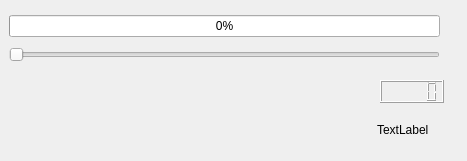
<?xml version="1.0" encoding="UTF-8"?>
<ui version="4.0">
 <class>Widget</class>
 <widget class="QWidget" name="Widget">
  <property name="geometry">
   <rect>
    <x>0</x>
    <y>0</y>
    <width>467</width>
    <height>161</height>
   </rect>
  </property>
  <property name="windowTitle">
   <string>Widget</string>
  </property>
  <widget class="QLCDNumber" name="lcdNumber">
   <property name="geometry">
    <rect>
     <x>380</x>
     <y>80</y>
     <width>64</width>
     <height>23</height>
    </rect>
   </property>
  </widget>
  <widget class="QLabel" name="label">
   <property name="geometry">
    <rect>
     <x>377</x>
     <y>120</y>
     <width>61</width>
     <height>20</height>
    </rect>
   </property>
   <property name="text">
    <string>TextLabel</string>
   </property>
  </widget>
  <widget class="QWidget" name="layoutWidget">
   <property name="geometry">
    <rect>
     <x>9</x>
     <y>11</y>
     <width>431</width>
     <height>55</height>
    </rect>
   </property>
   <layout class="QVBoxLayout" name="verticalLayout">
    <item>
     <widget class="QProgressBar" name="progressBar">
      <property name="value">
       <number>0</number>
      </property>
     </widget>
    </item>
    <item>
     <widget class="QSlider" name="horizontalSlider">
      <property name="enabled">
       <bool>true</bool>
      </property>
      <property name="acceptDrops">
       <bool>false</bool>
      </property>
      <property name="autoFillBackground">
       <bool>false</bool>
      </property>
      <property name="orientation">
       <enum>Qt::Horizontal</enum>
      </property>
     </widget>
    </item>
   </layout>
  </widget>
 </widget>
 <resources/>
 <connections/>
</ui>
